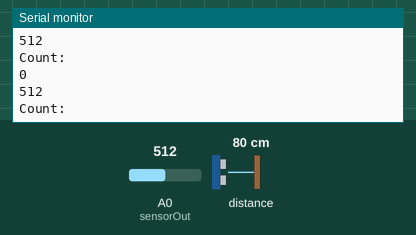
Simulated run of this sketch. Board: ESP8266 (NodeMCU). On the bench: the last lines printed to the serial monitor. Wiring (inferred from the names in the program): ultrasonic range finder: trigger GPIO 2; echo GPIO 0. The test bench sets the inputs (shaded band); at power-on: distance to the obstacle 80 cm, A0 (sensorOut) = 512. The echo pulse lasts 58.3 µs per cm.

Above: at 2.2 s.
2.3 s: distance to the obstacle set to 2 cm
At 2.44 s:
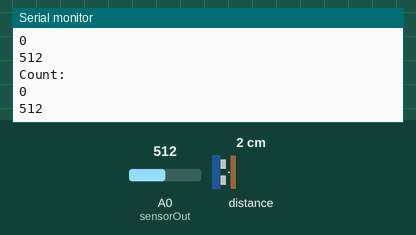
3.8 s: A0 (sensorOut) set to 490
At 3.87 s:
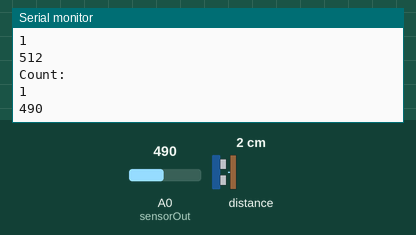
5.3 s: A0 (sensorOut) set to 510
At 5.38 s:
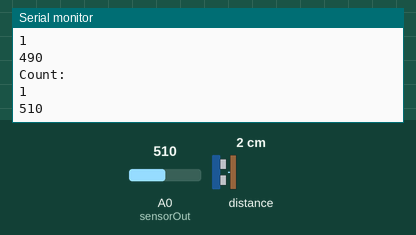
Timing chart, 0 to 8.3 s (numbered marks = the images above; inputs shaded):
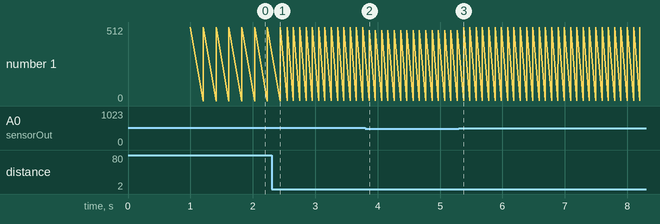

Measured:
- after the input at 3.8 s, the serial monitor: prints a new line after 0.06 s (image 2)
- after the input at 5.3 s, the serial monitor: prints a new line after 0.08 s (image 3)
- plotted number 1: 512 → 490 after the input at 3.8 s, 490 → 510 after the input at 5.3 s

The sketch:

iotPullupBar.ino
```cpp
const int sensorOut = A0; // Pin A0 to read analog input
int pressure; //To store analog value
const int trigPin = 2;  //D4
const int echoPin = 0;  //D3
long duration;
const int target = 10;
int distance;
#include <ESP8266WiFi.h>
#include <WiFiClient.h>
#include <ESP8266WebServer.h>
const char *ssid = "IOTpullupBar";
const char *password = "makemefit";
ESP8266WebServer server(80);
int count;
#define Time 5
String condition;
#define maxd 50
#define mind 20
//#define condition "accomplished"
boolean flag;
void handleRoot() {

  server.send(200, "text/html", prepareHtmlPage());

}

void setup() {
  pinMode(trigPin, OUTPUT); // Sets the trigPin as an Output
  pinMode(echoPin, INPUT); // Sets the echoPin as an Input
  delay(1000);
  Serial.begin(115200);
  Serial.println();
  Serial.print("Configuring access point...");
  WiFi.softAP(ssid, password);
  IPAddress myIP = WiFi.softAPIP();
  Serial.print("AP IP address: ");
  Serial.println(myIP);
  server.on("/", handleRoot);
  server.begin();
  Serial.println("HTTP server started");

}

void loop() {
  pressure = analogRead(sensorOut);  //value from Force Sensitive Resistance
  Serial.println(pressure);          //Print value
  digitalWrite(trigPin, LOW);
  delayMicroseconds(2);
  digitalWrite(trigPin, HIGH);
  delayMicroseconds(10);
  digitalWrite(trigPin, LOW);
  duration = pulseIn(echoPin, HIGH);
  distance = duration * 0.034 / 2;
  //Serial.print("Distance: ");
  //Serial.println(distance);
  delay(100);
  Serial.print("Count: \n");
  if (distance < mind) {
    if (flag == 0 && pressure > 500) {
      flag = 1;
      count = count + 1;
      delay(10);
    }
  }
  else if (distance > maxd) {
    flag = 0;
    delay(100);
  }
  if (count >= target) {
    condition = "accomplished. Congratulations";
  }
  else if (count < 5) {
    condition = "not accomplished. Try harder";
  }
  Serial.println(count);

  server.handleClient();

}

String prepareHtmlPage()
{
  String htmlPage =
    String("HTTP/1.1 200 OK\r\n") +
    "Content-Type: text/html\r\n" +
    "Connection: close\r\n" +  // the connection will be closed after completion of the response
    "Refresh: 5\r\n" +  // refresh the page automatically every 5 sec
    "\r\n" +
    "<h1>IOTpullupBar</h1>"
    "<!DOCTYPE HTML>" +
    "<html>" +
    "<title>" +
    "IOT pullup Bar" +
    "</title>" +
    "<body>" +
    "<p>" +
    "Workout count:  " + String(count) +
    "\r\n" +
    "</p>" +
    "Calories Burnt:" + String(count + 3) +
    "\r\n" +
    "<p>" +
    "Workout time in minutes:" + String(Time) +
    "<p>" +
    "Targeted goal is " + String(condition) +
    "."
    "</p>" +
    "</body>" +
    "</html>" +
    "\r\n";
  return htmlPage;
}
```
